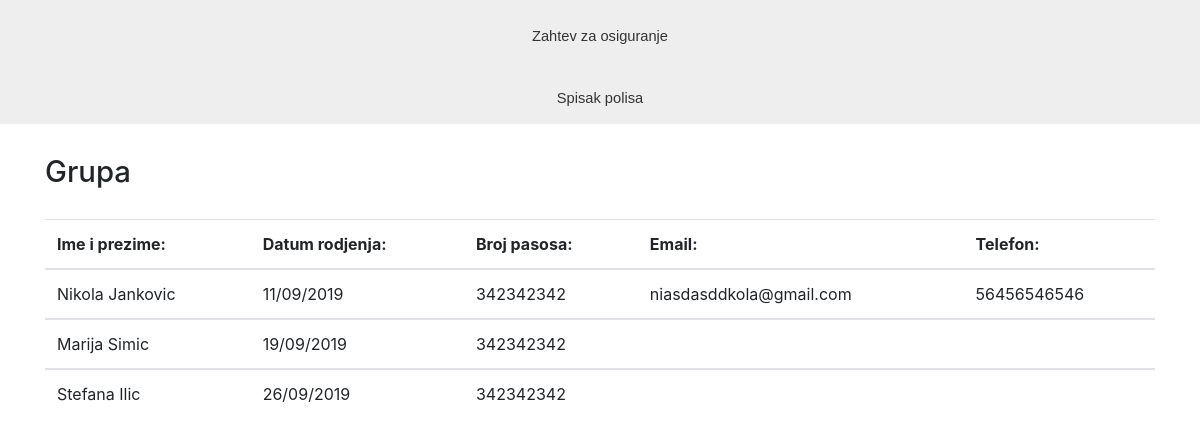
Page /grupna_polisa?id_polisa=121 on the committed database.
### tables this page shows
CREATE TABLE IF NOT EXISTS `korisnik` (
  `id` int(11) NOT NULL AUTO_INCREMENT,
  `ime_i_prezime` varchar(70) NOT NULL,
  `datum_rodjenja` datetime NOT NULL,
  `broj_pasosa` int(9) NOT NULL,
  `email` varchar(100) DEFAULT NULL,
  `telefon` varchar(15) DEFAULT NULL,
  PRIMARY KEY (`id`)
);

### private/classes/Konekcija.php (called while the page is built, shortened)
<?php
class Konekcija
{
    public static $konekcija;
    private static $host;
    private static $user;
    private static $pass;
    private static $dbname;
    private static $stmt;
    public function __construct(string $host, string $user, string $pass, string $dbname)
    {
        self::$host = $host;
        self::$user = $user;
        self::$pass = $pass;
        self::$dbname = $dbname;
    }
    public static function napraviKonekciju()
    {
        if (self::$konekcija == NULL) {
            try {
                self::$konekcija = new PDO(
                    "mysql:host=" . self::$host . ";dbname=" . self::$dbname . ";charset=utf8",
                    self::$user,
                    self::$pass
                );
            } catch (PDOException $e) {
                echo  $e->getMessage();
                die('<p>Problem sa  konekcijom</p>');
            }
            return self::$konekcija;
        }
    }
    public static function query($sql)
    {
        self::$stmt = self::$konekcija->prepare($sql);
    }
    public static function bind($param, $value, $type = null)
    {
        if (is_null($type)) {
            switch (true) {
                case is_int($value):
                    $type = PDO::PARAM_INT;
                    break;
            }
        }
        self::$stmt->bindValue($param, $value, $type);
    }
    public static function execute()
    {
        return self::$stmt->execute();
    }
    public static function resultSet($fetchType = null)
    {
        self::execute();
        return self::$stmt->fetchAll($fetchType);
    }
}

### private/classes/Modeli.php (called while the page is built, shortened)
<?php
class Modeli
{
    public static function prikaziGrupu($id_polisa)
    {
        Konekcija::query("SELECT * FROM korisnik WHERE korisnik.id IN (SELECT polisaosiguranik.korisnik_id FROM polisaosiguranik WHERE polisaosiguranik.polisa_id = :polisa_id)");
        Konekcija::bind(':polisa_id', (int) $id_polisa);
        return Konekcija::resultSet(PDO::FETCH_OBJ);
    }
}

### private/classes/Procisti.php (called while the page is built, shortened)
<?php
class Procisti
{
    public static function prikaziDatum($datumIVreme, $format)
    {
        return $datumIvreme  = date($format, strtotime($datumIVreme));
    }
}

### public/grupna_polisa.php (the view)
<?php
require_once '../private/includes/header.php';
$id =  htmlspecialchars($_GET['id_polisa']);
$grupne_polise =  Modeli::prikaziGrupu($id);
?>
<h1>Grupa</h1>
<div class="table-responsive">
    <table class="table">
        <thead>
            <tr>
                <th>Ime i prezime:</th>
                <th>Datum rodjenja:</th>
                <th>Broj pasosa:</th>
                <th>Email:</th>
                <th>Telefon:</th>
            </tr>
        </thead>
        <?php
        foreach ($grupne_polise as $polisa) {
            ?>
            <tbody id="tbody">
                <tr>
                    <td>
                        <?= $polisa->ime_i_prezime; ?>
                    </td>
                    <td>
                        <?= Procisti::prikaziDatum($polisa->datum_rodjenja, 'd/m/Y'); ?>
                    </td>
                    <td>
                        <?= $polisa->broj_pasosa; ?>
                    </td>
                    <td>
                        <?= $polisa->email; ?>
                    </td>
                    <td>
                        <?= $polisa->telefon; ?>
                    </td>
                </tr>
            </tbody>
        <?php
        }
        ?>
    </table>
</div>
<?php
require_once '../private/includes/footer.php';

### public/styles.css (style rules this page uses)
h1 { font-size: 22pt; margin: 30px 0px; }

### rows in the picture
korisnik: ime_i_prezime "Nikola Jankovic", datum_rodjenja "11/09/2019", broj_pasosa "342342342", email "niasdasddkola@gmail.com", telefon "56456546546"
korisnik: ime_i_prezime "Marija Simic", datum_rodjenja "19/09/2019", broj_pasosa "342342342"
korisnik: ime_i_prezime "Stefana Ilic", datum_rodjenja "26/09/2019", broj_pasosa "342342342"
